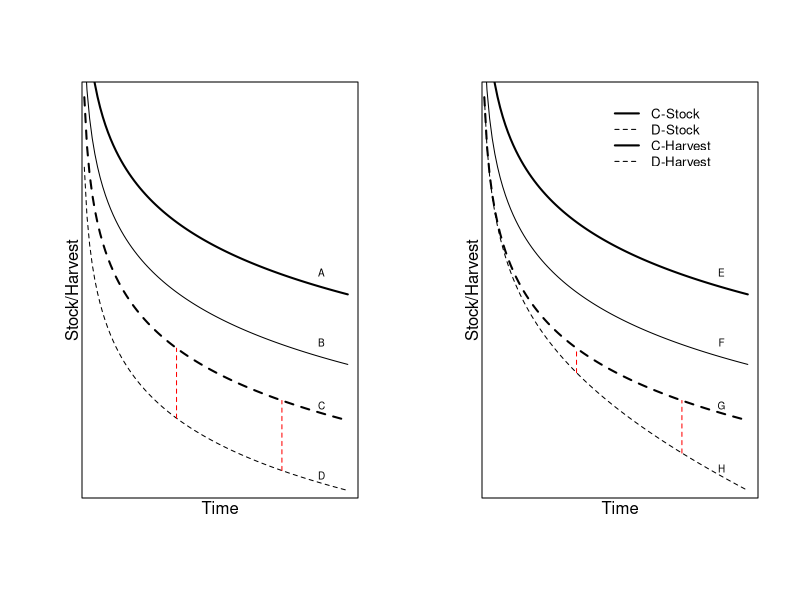
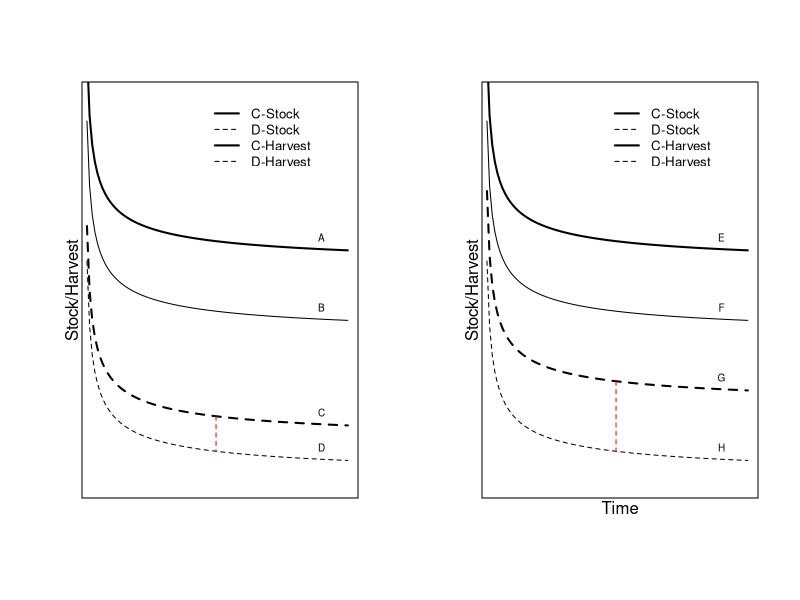

Source code (R) for these figures, in order:
par(mfrow = c(1, 2), oma =c(0,0,0, 0))


curve(-log(x+.1)+3.2, 0, 10, ylim = c(0, 5.5), yaxt="n", xaxt ="n", xlim = c(0.3, 10) , lty = 2, ylab = "", xlab = "", lwd =2)
curve(-log(x+.1)+2.2, 0, 10,  add = TRUE, lty = 2)
curve(-log(x+.1)+4, 0, 10,  add = TRUE, lty = 1, lwd = 1)
curve(-log(x+.1)+5, 0, 10,  add = TRUE, lty = 1, lwd = 2)



x =3.5
lines(c( x, x), c(-log(x+.1)+2.2, -log(x+.1)+3.2), col = "red", lty =2)
x =7.5
lines(c( x, x), c(-log(x+.1)+2.2, -log(x+.1)+3.2), col = "red", lty =2)
mtext("Time", side = 1)
mtext("Stock/Harvest", side = 2)
text(9,3, "A", cex = .6)
text(9,2, "B", cex = .6)
text(9,1.1, "C", cex = .6)
text(9,0.1, "D", cex = .6)



curve(-log(x+.1)+3.2, 0, 10, lty = 2, lwd = 2, ylim = c(0, 5.5), xlim = c(0.3, 10), xlab = "", ylab = "",yaxt="n", xaxt ="n")
curve(-log(x+.1)+3.2-(x*.1), 0, 10, lty = 2, add = TRUE)
mtext("Time", side = 1)
mtext("Stock/Harvest", side = 2)
curve(-log(x+.1)+5, 0, 10,  add = TRUE, lty = 1, lwd = 2)
curve(-log(x+.1)+4, 0, 10,  add = TRUE)

x = 4

x =3.5
lines(c( x, x), c(-log(x+.1)+3.2-(x*.1), -log(x+.1)+3.2), col = "red", lty =2)
x =7.5
lines(c( x, x), c(-log(x+.1)+3.2-(x*.1), -log(x+.1)+3.2), col = "red", lty =2)

legend(4.5,5.5, legend=c("C-Stock", "D-Stock", "C-Harvest", "D-Harvest"),
       col=c("black", "black"), lty=c(1,2), lwd = c(2,1) , cex=0.8, bty = "n")

text(9,3, "E", cex = .6)
text(9,2, "F", cex = .6)
text(9,1.1, "G", cex = .6)
text(9,0.2, "H", cex = .6)













curve(x^(-1/2)+.5, 0, 10, ylim = c(0, 5.5), yaxt="n", xaxt ="n", xlim = c(0.3, 10) , lty = 2, ylab = "", xlab = "", lwd =2)
curve(x^(-1/2), 0, 10,  add = TRUE, lty = 2)
curve(x^(-1/2)+2, 0, 10,  add = TRUE, lty = 1, lwd = 1)
curve(x^(-1/2)+3, 0, 10,  add = TRUE, lty = 1, lwd = 2)



x =5
lines(c( x, x), c(x^(-1/2)+.5, x^(-1/2)), col = "red", lty =2)
mtext("Stock/Harvest", side = 2)
text(9,3.5, "A", cex = .6)
text(9,2.5, "B", cex = .6)
text(9,1, "C", cex = .6)
text(9,0.5, "D", cex = .6)


legend(4.5,5.5, legend=c("C-Stock", "D-Stock", "C-Harvest", "D-Harvest"),
       col=c("black", "black"), lty=c(1,2), lwd = c(2,1) , cex=0.8, bty = "n")




curve(x^(-1/2)+1, 0, 10, ylim = c(0, 5.5), yaxt="n", xaxt ="n", xlim = c(0.3, 10) , lty = 2, ylab = "", xlab = "", lwd =2)
curve(x^(-1/2), 0, 10,  add = TRUE, lty = 2)
curve(x^(-1/2)+2, 0, 10,  add = TRUE, lty = 1, lwd = 1)
curve(x^(-1/2)+3, 0, 10,  add = TRUE, lty = 1, lwd = 2)



x =5
lines(c( x, x), c(x^(-1/2)+1, x^(-1/2)), col = "red", lty =2)
x =7.5
lines(c( x, x), c(x^(-1/2)+1, x^(-1/2)+1), col = "red", lty =2)
mtext("Time", side = 1)
mtext("Stock/Harvest", side = 2)
text(9,3.5, "E", cex = .6)
text(9,2.5, "F", cex = .6)
text(9,1.5, "G", cex = .6)
text(9,0.5, "H", cex = .6)


legend(4.5,5.5, legend=c("C-Stock", "D-Stock", "C-Harvest", "D-Harvest"),
       col=c("black", "black"), lty=c(1,2), lwd = c(2,1) , cex=0.8, bty = "n")
